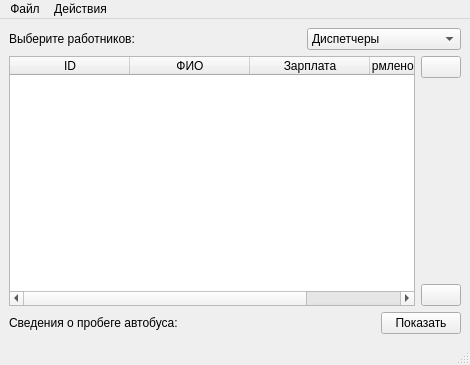
<?xml version="1.0" encoding="UTF-8"?>
<ui version="4.0">
 <class>Admin_Form</class>
 <widget class="QMainWindow" name="Admin_Form">
  <property name="geometry">
   <rect>
    <x>0</x>
    <y>0</y>
    <width>470</width>
    <height>365</height>
   </rect>
  </property>
  <property name="windowTitle">
   <string>Администратор</string>
  </property>
  <property name="windowIcon">
   <iconset>
    <normaloff>../icons/1403297645_User.png</normaloff>../icons/1403297645_User.png</iconset>
  </property>
  <widget class="QWidget" name="centralwidget">
   <layout class="QVBoxLayout" name="verticalLayout_3">
    <item>
     <layout class="QHBoxLayout" name="horizontalLayout_6">
      <item>
       <widget class="QLabel" name="label_4">
        <property name="text">
         <string>Выберите работников: </string>
        </property>
       </widget>
      </item>
      <item>
       <spacer name="horizontalSpacer_4">
        <property name="orientation">
         <enum>Qt::Horizontal</enum>
        </property>
        <property name="sizeHint" stdset="0">
         <size>
          <width>40</width>
          <height>20</height>
         </size>
        </property>
       </spacer>
      </item>
      <item>
       <widget class="QComboBox" name="workersComboBox">
        <item>
         <property name="text">
          <string>Диспетчеры</string>
         </property>
        </item>
        <item>
         <property name="text">
          <string>Заведующие гаражом</string>
         </property>
        </item>
       </widget>
      </item>
     </layout>
    </item>
    <item>
     <layout class="QHBoxLayout" name="horizontalLayout_5">
      <item>
       <widget class="QTableWidget" name="workersTableWidget">
        <attribute name="horizontalHeaderDefaultSectionSize">
         <number>120</number>
        </attribute>
        <column>
         <property name="text">
          <string>ID</string>
         </property>
        </column>
        <column>
         <property name="text">
          <string>ФИО</string>
         </property>
        </column>
        <column>
         <property name="text">
          <string>Зарплата</string>
         </property>
        </column>
        <column>
         <property name="text">
          <string>Оформлено поломок/выездов</string>
         </property>
        </column>
       </widget>
      </item>
      <item>
       <layout class="QVBoxLayout" name="verticalLayout_2">
        <item>
         <widget class="QPushButton" name="refreshPushButton">
          <property name="toolTip">
           <string>&lt;html&gt;&lt;head/&gt;&lt;body&gt;&lt;p&gt;Обновить записи&lt;/p&gt;&lt;/body&gt;&lt;/html&gt;</string>
          </property>
          <property name="text">
           <string/>
          </property>
          <property name="icon">
           <iconset>
            <normaloff>../icons/1403548171_Synchronize.png</normaloff>../icons/1403548171_Synchronize.png</iconset>
          </property>
         </widget>
        </item>
        <item>
         <spacer name="verticalSpacer_2">
          <property name="orientation">
           <enum>Qt::Vertical</enum>
          </property>
          <property name="sizeHint" stdset="0">
           <size>
            <width>20</width>
            <height>40</height>
           </size>
          </property>
         </spacer>
        </item>
        <item>
         <widget class="QPushButton" name="exitPushButton">
          <property name="toolTip">
           <string>&lt;html&gt;&lt;head/&gt;&lt;body&gt;&lt;p&gt;Выход&lt;/p&gt;&lt;/body&gt;&lt;/html&gt;</string>
          </property>
          <property name="text">
           <string/>
          </property>
          <property name="icon">
           <iconset>
            <normaloff>../icons/1403292146_Log Out.png</normaloff>../icons/1403292146_Log Out.png</iconset>
          </property>
         </widget>
        </item>
       </layout>
      </item>
     </layout>
    </item>
    <item>
     <layout class="QHBoxLayout" name="horizontalLayout_4">
      <item>
       <widget class="QLabel" name="label_3">
        <property name="text">
         <string>Сведения о пробеге автобуса: </string>
        </property>
       </widget>
      </item>
      <item>
       <spacer name="horizontalSpacer_3">
        <property name="orientation">
         <enum>Qt::Horizontal</enum>
        </property>
        <property name="sizeHint" stdset="0">
         <size>
          <width>40</width>
          <height>20</height>
         </size>
        </property>
       </spacer>
      </item>
      <item>
       <widget class="QPushButton" name="reportPushButton">
        <property name="text">
         <string>Показать</string>
        </property>
       </widget>
      </item>
     </layout>
    </item>
   </layout>
  </widget>
  <widget class="QMenuBar" name="menubar">
   <property name="geometry">
    <rect>
     <x>0</x>
     <y>0</y>
     <width>470</width>
     <height>24</height>
    </rect>
   </property>
   <widget class="QMenu" name="menu">
    <property name="title">
     <string>Файл</string>
    </property>
    <addaction name="action_3"/>
   </widget>
   <widget class="QMenu" name="menu_2">
    <property name="title">
     <string>Действия</string>
    </property>
    <addaction name="action"/>
    <addaction name="action_2"/>
   </widget>
   <addaction name="menu"/>
   <addaction name="menu_2"/>
  </widget>
  <widget class="QStatusBar" name="statusbar"/>
  <action name="action">
   <property name="text">
    <string>Обновить информацию</string>
   </property>
  </action>
  <action name="action_2">
   <property name="text">
    <string>Показать статистику</string>
   </property>
  </action>
  <action name="action_3">
   <property name="text">
    <string>Выход</string>
   </property>
  </action>
 </widget>
 <resources/>
 <connections/>
</ui>
